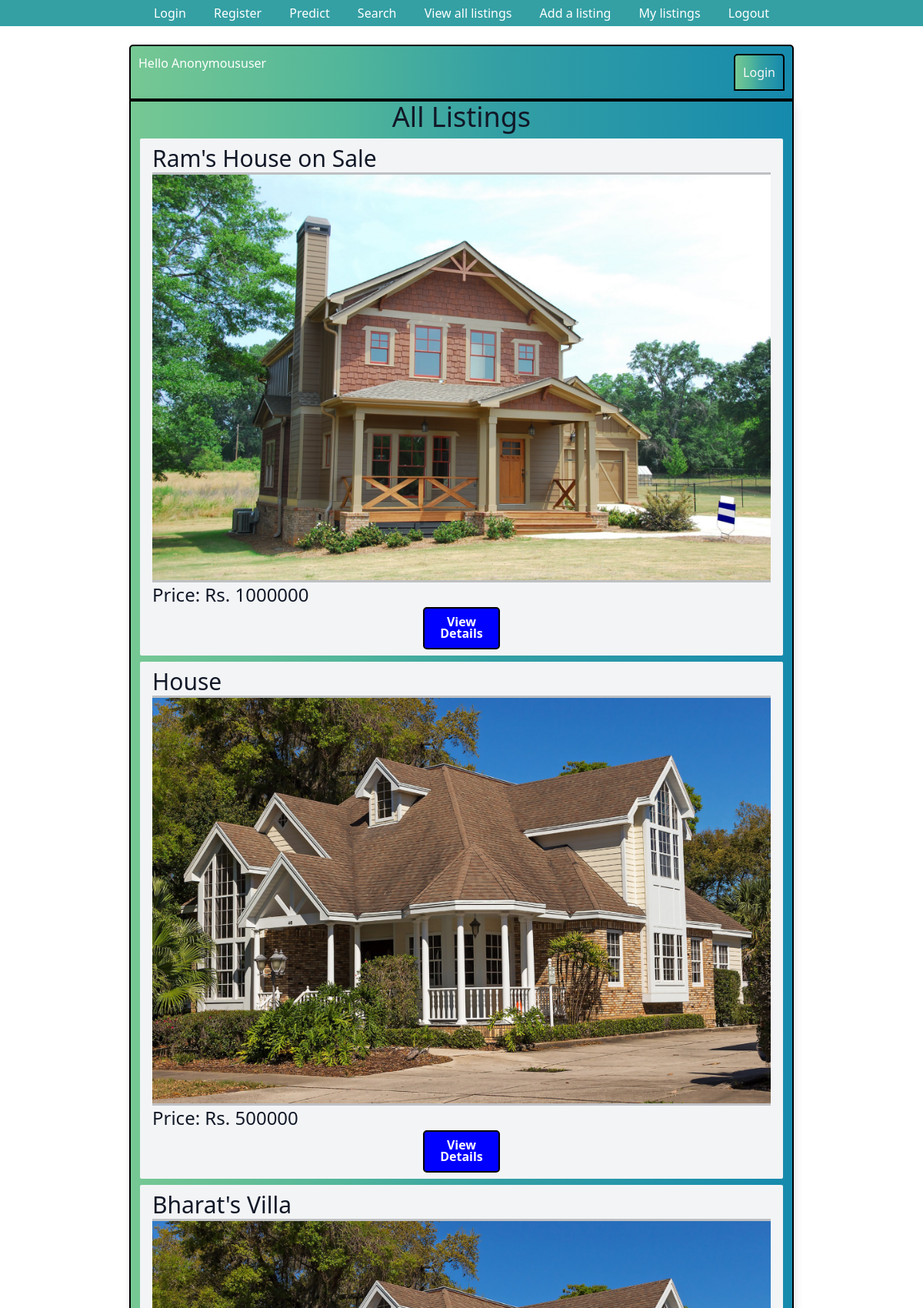
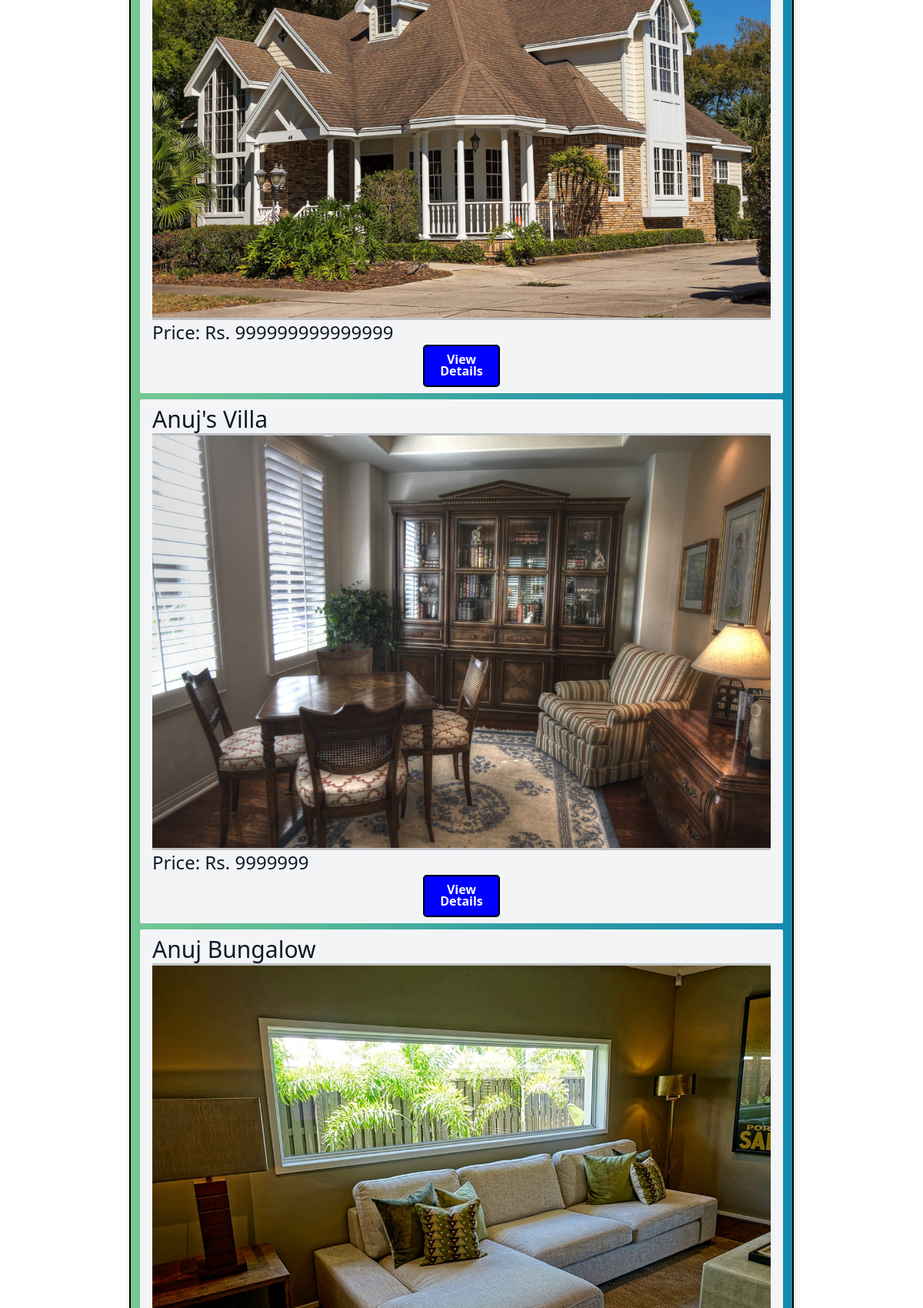
The page / (upper part) on the database its author committed (2 pictures, top to bottom).
### listings/models.py (models this page shows, shortened)
class Listing(models.Model):
    Title = models.CharField(max_length=30, default='House on Sale')
    Location = models.CharField(max_length=30, default='Kalanki')
    City = models.CharField(max_length=30, default='Kathmandu')
    Price = models.IntegerField(default=9999999)
    Bedroom = models.IntegerField(default=1)
    Bathroom = models.IntegerField(default=1)
    Floors = models.IntegerField(default=1)
    Parking = models.IntegerField(default=1)
    Face = models.CharField(max_length=30, default="East")
    Area = models.IntegerField(default=100)
    Road_Width = models.IntegerField(default=0)
    Road_Type = models.CharField(max_length=30, default="Concrete")
    Build_Area = models.IntegerField(default=100)
    Amenities = models.CharField(max_length=30, default="Bathroom")
    Contact_number = models.IntegerField(default=9845654321)
    Contact_mail = models.EmailField(max_length=30, default='admin@gmail.com')
    Image = models.ImageField(max_length = 254)
    user = models.ForeignKey(User, on_delete=models.SET_NULL,null=True)
    is_sold = models.BooleanField(default=False)
    Description = models.CharField(max_length=1000, default="Please describe your estate here. You may also justify the price of your estate here.")
    likes = models.ManyToManyField(User, related_name='estate')

### listings/views.py (the view)
# urls.py: path('', listing_list, name='listing_list'),
def listing_list(request):
    listings = Listing.objects.all()
    context = {
        "listings" : listings
    }
    return render(request, "listings.html", context)

### templates/listings.html (shortened to what this page needs)
{% extends "base.html" %}
    {% block content %}
    <div class="header-bar">
        <div>
            Hello {{request.user|title}}
        </div>
        <div class="header-bar">
            {% if request.user.is_authenticated %}
            <a href="{% url 'logout' %}"> Logout </a>
            {%else%}
            <a href="{% url 'login' %}"> Login </a>
            {%endif%}
        </div>
    </div>
    <div class="container">
        <center><h1 class="text-4xl text-gray-900">All Listings</h1></center>
        {% for listing in listings %}
        <div class="mt-2 px-3 py-2 bg-gray-100 rounded-sm">
            <h3 class="text-3xl text-gray-900">{{ listing.Title }}</h3><hr><hr><hr>
            {% if listing.Image %}
            <img src="{{ listing.Image.url }}" alt="">
            {% endif %}
            <hr><hr><hr><h2 class="text-2xl text-gray-900">Price: Rs. {{listing.Price}}</h2>
            <center><a href="/listings/{{ listing.id }}/" class="button">View Details</a></center>
        </div>
        {% endfor %}
    </div>
    {% endblock content %}

### templates/base.html (style rules this page uses)
.button { display: inline-block; width: 100px; height: 55px; background: blue !important; padding: 10px; text-align: center; border-radius: 5px; color: white; font-weight: bold; line-height: 15px; text-decoration: none; border: 2px solid #000; }
.header-bar { display: flex; justify-content: space-between; color: #fff; padding: 10px; border-radius: 5px 5px 0 0; background: linear-gradient(90deg, #76C893 0%, #52B69A 32%, #34A0A4 55%, #168AAD 100%); border: 2px solid #000 }
.container { max-width: 1550px; margin: auto; background-color: rgba(136, 5, 5, 0.421); -webkit-box-shadow: 2px 2px 13px -4px rgba(0, 0, 0, 0.21); box-shadow: 2px 2px 13px -4px rgba(0, 0, 0, 0.21); background: linear-gradient(90deg, #76C893 0%, #52B69A 32%, #34A0A4 55%, #168AAD 100%); border: 2px solid #000 }
.header-bar a { color: rgb(247, 247, 247); text-decoration: none; }

### rows shown on the page
Listing: Title "Ram's House on Sale", Image (picture), Price "1000000"
Listing: Title "House", Image (picture), Price "500000"
Listing: Title "Bharat's Villa", Image (picture), Price "999999999999999"
Listing: Title "Anuj's Villa", Image (picture), Price "9999999"
Listing: Title "Anuj Bungalow", Image (picture)

### other values the page prints
{{ request.user|title }} "Anonymoususer"
